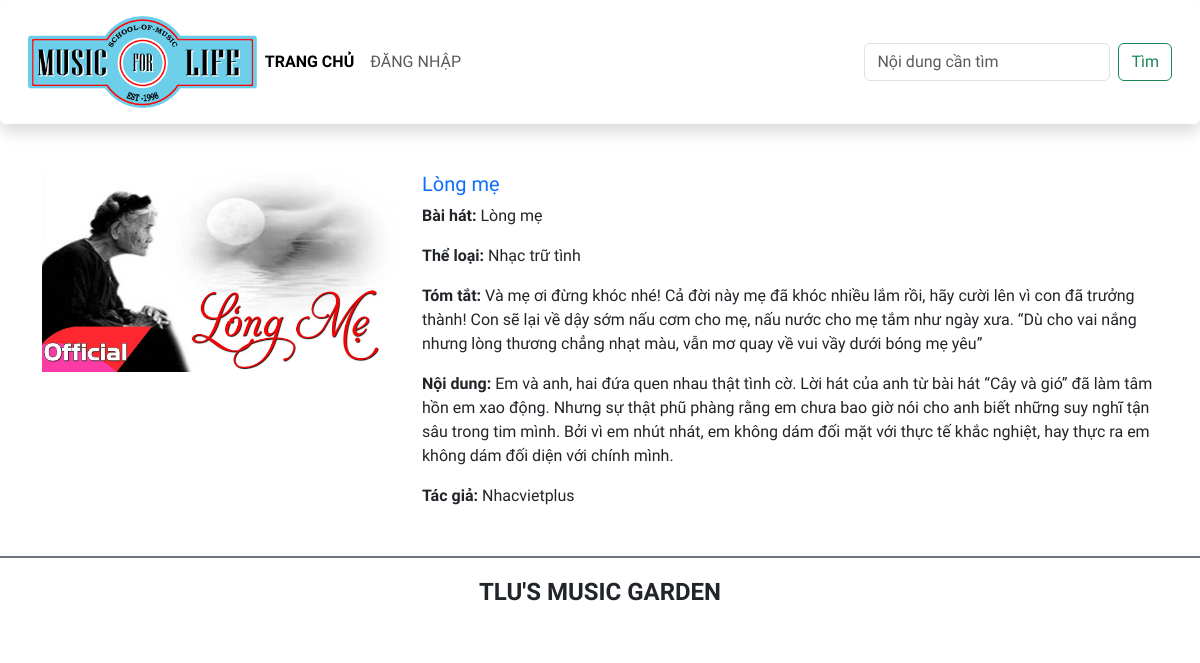
Screenshot of /detail.php?id=1 with the database file from the repository.
### tables this page shows
CREATE TABLE `baiviet` (
  `ma_bviet` int(10) UNSIGNED NOT NULL,
  `tieude` varchar(200) NOT NULL,
  `ten_bhat` varchar(200) NOT NULL,
  `ma_tloai` int(10) UNSIGNED NOT NULL,
  `tomtat` text NOT NULL,
  `noidung` text DEFAULT NULL,
  `ma_tgia` int(10) UNSIGNED NOT NULL,
  `ngayviet` datetime NOT NULL,
  `hinhanh` varchar(200) DEFAULT NULL
);

CREATE TABLE `tacgia` (
  `ma_tgia` int(10) UNSIGNED NOT NULL,
  `ten_tgia` varchar(100) NOT NULL,
  `hinh_tgia` varchar(100) DEFAULT NULL
);

### detail.php (the view, shortened to what this page needs)
<!DOCTYPE html>
<html lang="en">
<head>
    <link href="https://cdn.jsdelivr.net/npm/bootstrap@5.3.0-alpha1/dist/css/bootstrap.min.css" rel="stylesheet">
    <link rel="stylesheet" href="css/style.css">
</head>
<body>
    <header>
        <nav class="navbar navbar-expand-lg bg-body-tertiary shadow p-3 bg-white rounded">
            <div class="container-fluid">
                <div class="my-logo">
                    <a class="navbar-brand" href="#">
                        <img src="images/logo2.png" alt="" class="img-fluid">
                    </a>
                </div>
                <div class="collapse navbar-collapse" id="navbarSupportedContent">
                <ul class="navbar-nav me-auto mb-2 mb-lg-0">
                    <li class="nav-item">
                    <a class="nav-link active" aria-current="page" href="./">Trang chủ</a>
                    </li>
                    <li class="nav-item">
                    <a class="nav-link" href="./login.php">Đăng nhập</a>
                    </li>
                </ul>
                <form class="d-flex" role="search">
                    <input class="form-control me-2" type="search" placeholder="Nội dung cần tìm" aria-label="Search">
                    <button class="btn btn-outline-success" type="submit">Tìm</button>
                </form>
                </div>
            </div>
        </nav>
    </header>
    <main class="container mt-5">
        <?php
            $url = 'http://' . $_SERVER['HTTP_HOST'] . $_SERVER['REQUEST_URI'];
            $url_components = parse_url($url);
            parse_str($url_components['query'], $params);
            $conn =new PDO("mysql:host=localhost:3306;dbname=btth01_cse485","root","25122019");
            $stmt = $conn->prepare("SELECT * FROM baiviet WHERE ma_bviet = ?");
            $stmt->execute([$params['id']]);
            $data = $stmt->fetch();
            $stmt1 = $conn->prepare("SELECT * FROM tacgia WHERE ma_tgia = ?");
            $stmt1->execute([$data['ma_tgia']]);
            $data1 = $stmt1->fetch();
            echo    "<div class='row mb-5'>
                        <div class='col-sm-4'>
                            <img src='".$data['hinhanh']."' class='img-fluid' alt='...'>
                        </div>
                        <div class='col-sm-8'>
                            <h5 class='card-title mb-2'>
                                <a href='' class='text-decoration-none'>".$data['tieude']."</a>
                            </h5>
                            <p class='card-text'><span class='fw-bold'>Bài hát: </span>".$data['ten_bhat']."</p>
                            <p class='card-text'><span class='fw-bold'>Thể loại: </span>Nhạc trữ tình</p>
                            <p class='card-text'><span class='fw-bold'>Tóm tắt: </span>".$data['tomtat']."</p>
                            <p class='card-text'><span class='fw-bold'>Nội dung: </span>Em và anh, hai đứa quen nhau thật tình cờ. Lời hát của anh từ bài hát “Cây và gió” đã làm tâm hồn em xao động. Nhưng sự thật phũ phàng rằng em chưa bao giờ nói cho anh biết những suy nghĩ tận sâu trong tim mình. Bởi vì em nhút nhát, em không dám đối mặt với thực tế khắc nghiệt, hay thực ra em không dám đối diện với chính mình.</p>
                            <p class='card-text'><span class='fw-bold'>Tác giả: </span>".$data1['ten_tgia']."</p>
                        </div>
                    </div>";
        ?>
    </main>
    <footer class="bg-white d-flex justify-content-center align-items-center border-top border-secondary  border-2" style="height:80px">
        <h4 class="text-center text-uppercase fw-bold">TLU's music garden</h4>
    </footer>
</body>
</html>

### css/style.css (style rules this page uses)
body { font-family: 'Numans', sans-serif !important; }
.bg-body-tertiary { background-color:#fff !important; }
.my-logo { max-width: 20%; }
.nav-link { text-transform: uppercase; }
.active { font-weight: bold; }

### rows the page displays
baiviet: hinhanh (picture), tieude "Lòng mẹ", ten_bhat "Lòng mẹ", tomtat "Và mẹ ơi đừng khóc nhé! Cả đời này mẹ đã khóc nhiều lắm rồi, hãy cười lên vì con đã trưởng thành! Con sẽ lại về dậy sớm nấu cơm cho mẹ, nấu nước cho mẹ tắm như ngày xưa. “Dù cho vai nắng nhưng lòng thương chẳng nhạt màu, vẫn mơ quay về vui vầy dưới bóng mẹ yêu”"
tacgia: ten_tgia "Nhacvietplus"
